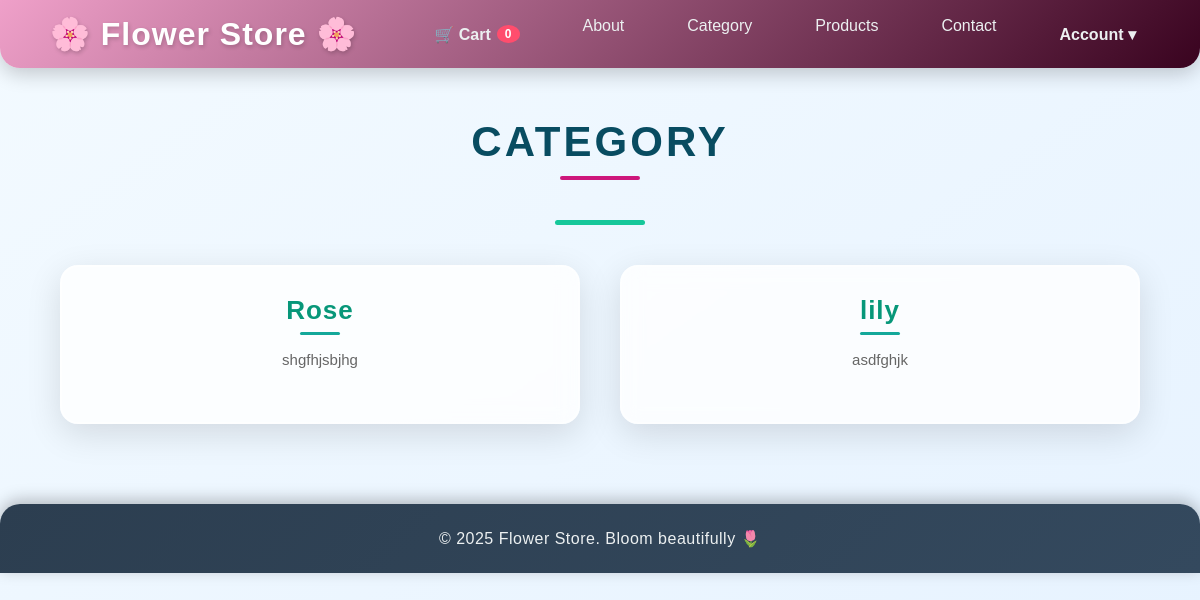
The page /categories/ (signed in) on the database its author committed.
### app/models.py (models this page shows, shortened)
class Category(models.Model):
    name=models.CharField(max_length=100,unique=True)
    description= models.TextField(blank=True,null=True)
    class Meta:
        verbose_name_plural="categories"

### app/views.py (the view)
# urls.py: path('categories/', views.category_list, name='category_list'),
@login_required
def category_list(request):
    categories = Category.objects.all().order_by('name')
    context = {
        'categories': categories
    }
    return render(request, 'category_list.html', context)

### app/templates/category_list.html (shortened to what this page needs)
{% extends "base.html" %}
{% block content %}
<h1 class="category-title">CATEGORY</h1>
<div class="title-line"></div>
<div class="category-container">
    {% for cat in categories %}
        <div class="category-card">
            <div class="category-name">
                <a href="{% url 'category_products' cat.id %}" class="category-link">{{ cat.name }}</a>
            </div>
            <div class="category-description">
                {{ cat.description }}
            </div>
        </div>
    {% endfor %}
</div>
{% endblock %}

### app/templates/base.html (style rules this page uses)
* { margin: 0; padding: 0; box-sizing: border-box; font-family: "Poppins", sans-serif; }
body { background-color:#f5eff0 color: #2c3e50; padding: 0 0 50px; }
h1 { text-align: center; color: #2c3e50; text-transform: uppercase; margin: 50px 0 40px; font-size: 2.3em; letter-spacing: 1.5px; position: relative; }
h1::after { content: ""; width: 80px; height: 4px; background: #cd177b; display: block; margin: 10px auto 0; border-radius: 10px; }

### app/templates/category_list.html (style rules this page uses)
body { background: linear-gradient(145deg, #f3faff, #e7f3ff); font-family: "Poppins", sans-serif; }
.category-title { text-align: center; font-size: 42px; font-weight: 800; color: #084c61; margin-top: 50px; letter-spacing: 3px; }
.title-line { width: 90px; height: 5px; background: #16c79a; margin: 10px auto 40px auto; border-radius: 10px; }
.category-container { width: 90%; max-width: 1200px; margin: 0 auto 80px auto; display: grid; grid-template-columns: repeat(auto-fit, minmax(300px, 1fr)); gap: 40px; }
.category-card { background: rgba(255, 255, 255, 0.8); padding: 28px; border-radius: 18px; box-shadow: 0px 10px 35px rgba(0,0,0,0.12); backdrop-filter: blur(10px); transition: 0.35s ease; border: 2px solid rgba(255, 255, 255, 0.5); position: relative; }
.category-name { text-align: center; margin-bottom: 14px; position: relative; }
.category-link { text-decoration: none; color: #079779; font-size: 26px; font-weight: 700; letter-spacing: 1px; display: inline-block; }
.category-link::after { content: ""; display: block; width: 40px; height: 3px; background: #14a89a; margin: 6px auto 0 auto; border-radius: 10px; transition: 0.3s ease; }
.category-description { text-align: center; color: #666; font-size: 15px; margin-bottom: 22px; line-height: 1.5; }

### rows shown on the page
Category: name "Rose", description "shgfhjsbjhg"
Category: name "lily", description "asdfghjk"
